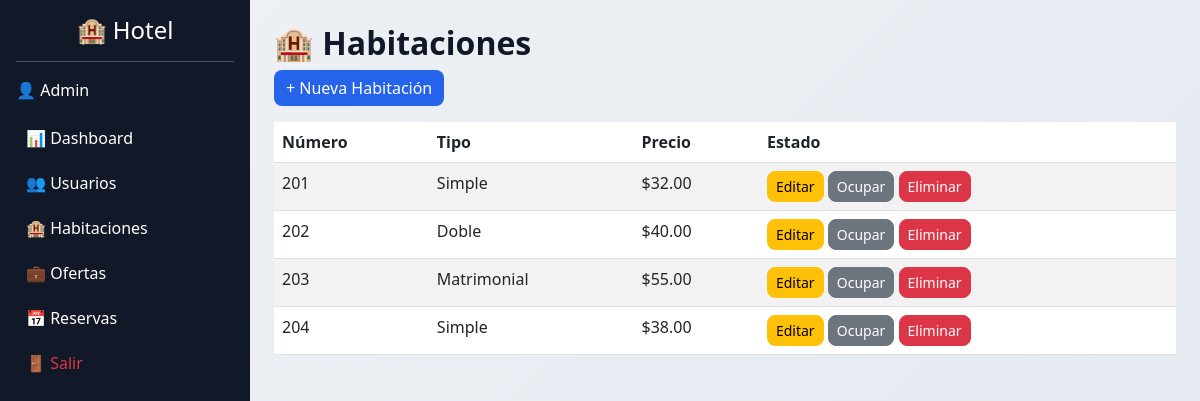
The page /public/rooms.php (signed in) on the database its author committed.
### tables this page shows
CREATE TABLE IF NOT EXISTS `rooms` (
  `id` int NOT NULL AUTO_INCREMENT,
  `room_number` int NOT NULL,
  `room_type` varchar(50) NOT NULL,
  `room_price` decimal(10,2) NOT NULL,
  `is_available` tinyint(1) DEFAULT '1',
  PRIMARY KEY (`id`),
  UNIQUE KEY `room_number` (`room_number`)
);

### app/models/Room.php (called while the page is built, shortened)
<?php
function getRooms($conn){
    return $conn->query("SELECT * FROM rooms")->fetchAll(PDO::FETCH_ASSOC);
}

### public/rooms.php (the view, shortened to what this page needs)
<?php
require BASE_PATH . '/config/db.php';
require BASE_PATH . '/app/models/Room.php';
$rooms = getRooms($conn);
include BASE_PATH . '/app/views/layouts/header.php';
include BASE_PATH . '/app/views/layouts/sidebar.php';
?>
<h2>🏨 Habitaciones</h2>
<a href="create_room.php" class="btn btn-primary mb-3">+ Nueva Habitación</a>
<table class="table table-striped">
    <thead>
        <tr>
            <th>Número</th>
            <th>Tipo</th>
            <th>Precio</th>
            <th>Estado</th>
        </tr>
    </thead>
    <tbody>
    <?php foreach($rooms as $r): ?>
        <tr>
            <td><?= $r['room_number'] ?></td>
            <td><?= $r['room_type'] ?></td>
            <td>$<?= $r['room_price'] ?></td>
            <td>
              <a href="edit_room.php?id=<?= $r['id'] ?>"
              class="btn btn-warning btn-sm">Editar</a>
                <a href="toggle_room.php?id=<?= $r['id'] ?>"
                    class="btn btn-secondary btn-sm">
                    <?= $r['is_available'] ? 'Ocupar' : 'Liberar' ?>
                </a>
                <a href="delete_room.php?id=<?= $r['id'] ?>"
                    class="btn btn-danger btn-sm"
                    onclick="return confirm('¿Eliminar habitación?')">
                    Eliminar
                </a>
            </td>
        </tr>
    <?php endforeach; ?>
    </tbody>
</table>
<?php include BASE_PATH . '/app/views/layouts/footer.php'; ?>

### assets/css/style.css (style rules this page uses)
body { background-color: #f5f7fa; }
body { background: #f4f6f9; }
.btn { border-radius: 8px; }
h1, h2, h3 { font-weight: 600; }
body { background: linear-gradient(135deg, #eef2f7, #e3e8ee); }
.btn-primary { background: #2563eb; border: none; }
h1, h2, h3 { font-weight: 700; color: #111827; }

### rows shown on the page
rooms: room_number "201", room_type "Simple", room_price "32.00", is_available "Ocupar"
rooms: room_number "202", room_type "Doble", room_price "40.00", is_available "Ocupar"
rooms: room_number "203", room_type "Matrimonial", room_price "55.00", is_available "Ocupar"
rooms: room_number "204", room_type "Simple", room_price "38.00", is_available "Ocupar"

### other values the page prints
$_SESSION['user']['name'] "Admin"
